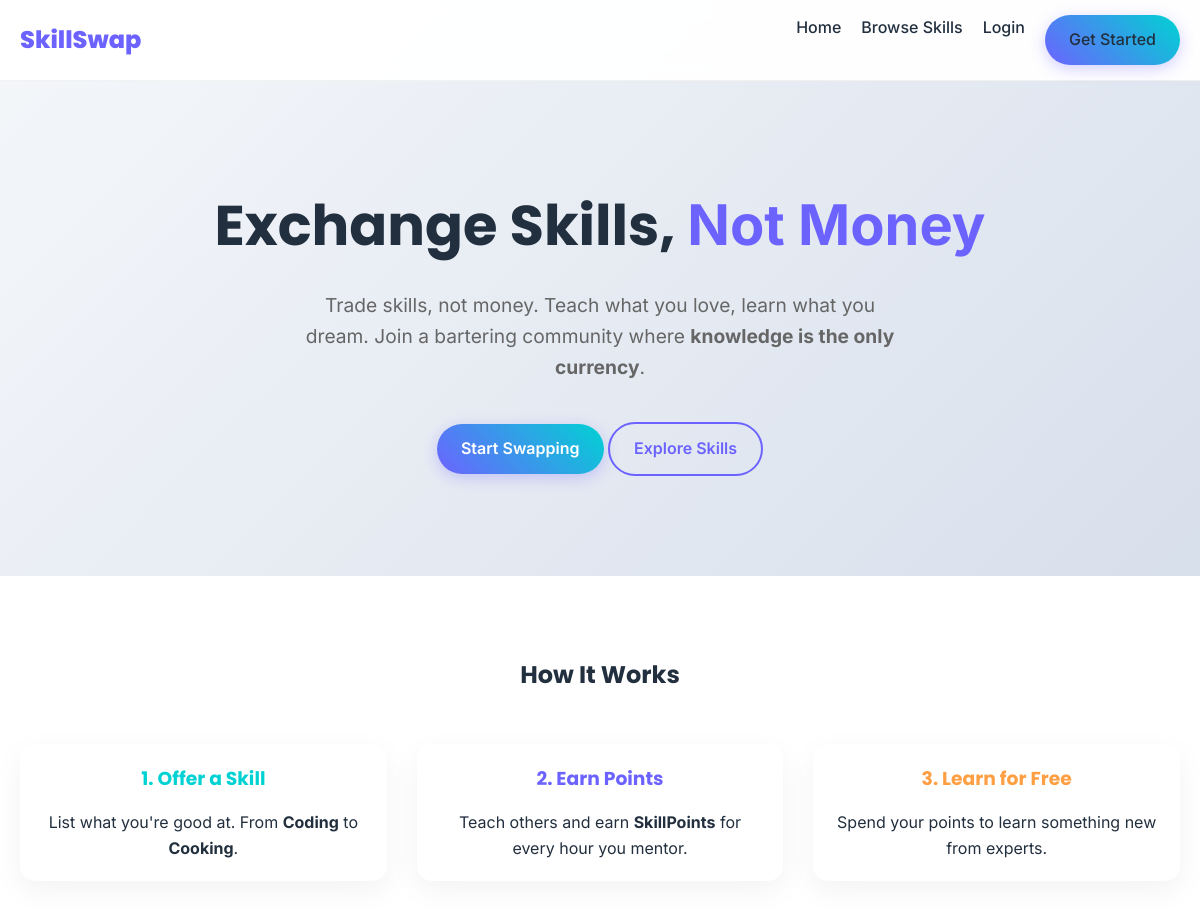
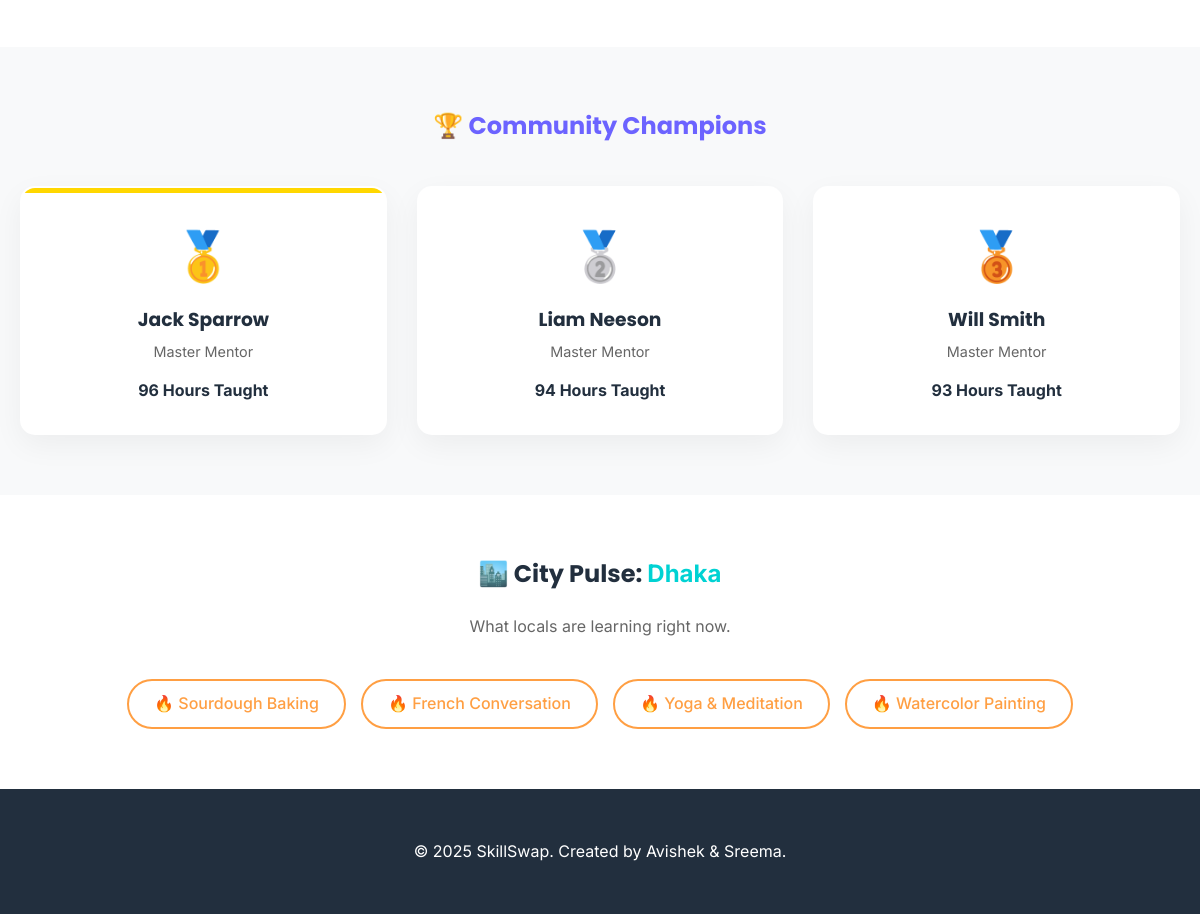
The page / on the database its author committed (2 pictures, top to bottom).
### tables this page shows
CREATE TABLE `teacher` (
    `teacher_id` INT PRIMARY KEY,
    `total_hours_taught` INT DEFAULT 0,
    `average_rating` DECIMAL(3,2),

    FOREIGN KEY (`teacher_id`) REFERENCES `user`(`user_id`)
        ON DELETE CASCADE
);

CREATE TABLE `user` (
    `user_id` INT AUTO_INCREMENT PRIMARY KEY,
    
    `first_name` VARCHAR(50),
    `last_name` VARCHAR(50),
    `email` VARCHAR(120) UNIQUE NOT NULL,
    `password` VARCHAR(100) NOT NULL,
    `role` ENUM('admin','user') DEFAULT 'user',
    `preferred_language` VARCHAR(50),
    `city` VARCHAR(80),
    `country` VARCHAR(80),

    `skillpoints` INT DEFAULT 0,
    
     
    `warning_count` INT DEFAULT 0,
    `is_suspended` BOOLEAN DEFAULT FALSE,
    
     
    `profile_picture` VARCHAR(255) DEFAULT 'default.png'
);

### index.php (the view, shortened to what this page needs)
<?php
include 'includes/db.php';
$top_teachers = $conn->query("
    SELECT u.first_name, u.last_name, t.total_hours_taught
    FROM teacher t
    JOIN user u ON t.teacher_id = u.user_id
    ORDER BY t.total_hours_taught DESC
    LIMIT 3
");
$city_name = "Dhaka";
$trending_skills = $conn->query("
    SELECT s.title, COUNT(ss.session_no) as popularity
    FROM session ss
    JOIN teacher t ON ss.teacher_id = t.teacher_id
    JOIN user u ON t.teacher_id = u.user_id
    JOIN skill s ON ss.skill_id = s.skill_id
    WHERE u.city = '$city_name'
    GROUP BY s.title
    ORDER BY popularity DESC
    LIMIT 5
");
?>
<!DOCTYPE html>
<html lang="en">
<head>
    <link rel="stylesheet" href="css/style.css">
</head>
<body>
<header>
    <div class="container">
        <nav>
            <a href="index.php" class="logo">SkillSwap</a>
            <div class="nav-links">
                <a href="index.php">Home</a>
                <a href="skills.php">Browse Skills</a>
                <?php if(isset($_SESSION['user_id'])): ?>
                    <a href="dashboard.php">Dashboard</a>
                    <a href="logout.php" class="btn btn-outline">Logout</a>
                <?php else: ?>
                    <a href="login.php">Login</a>
                    <a href="register.php" class="btn btn-primary">Get Started</a>
                <?php endif; ?>
            </div>
        </nav>
    </div>
</header>
<section class="hero" style="padding: 100px 0; text-align: center;">
    <div class="container">
        <h1 style="font-size: 3.5rem; margin-bottom: 20px;">Exchange Skills, <span style="color: var(--primary);">Not Money</span></h1>
        <p style="font-size: 1.2rem; color: #666; max-width: 600px; margin: 0 auto 40px;">
            Trade skills, not money. Teach what you love, learn what you dream.
            Join a bartering community where <strong>knowledge is the only currency</strong>.
        </p>
        <div class="cta-buttons">
            <a href="register.php" class="btn btn-primary">Start Swapping</a>
            <a href="skills.php" class="btn btn-outline">Explore Skills</a>
        </div>
    </div>
</section>
<section class="features" style="padding: 80px 0; background: white;">
    <div class="container">
        <h2 style="text-align: center; margin-bottom: 50px;">How It Works</h2>
        <div class="grid-3">
            <div class="card" style="text-align: center;">
                <h3 style="color: var(--secondary);">1. Offer a Skill</h3>
                <p>List what you're good at. From <strong>Coding</strong> to <strong>Cooking</strong>.</p>
            </div>
            <div class="card" style="text-align: center;">
                <h3 style="color: var(--primary);">2. Earn Points</h3>
                <p>Teach others and earn <strong>SkillPoints</strong> for every hour you mentor.</p>
            </div>
            <div class="card" style="text-align: center;">
                <h3 style="color: var(--accent);">3. Learn for Free</h3>
                <p>Spend your points to learn something new from experts.</p>
            </div>
        </div>
    </div>
</section>
<section class="leaderboard" style="padding: 60px 0; background: #f8f9fa;">
    <div class="container">
        <h2 style="text-align: center; margin-bottom: 40px; color: var(--primary);">🏆 Community Champions</h2>
        <div class="grid-3">
            <?php
            $rank = 1;
            while($teacher = $top_teachers->fetch_assoc()):
                $medal = "";
                if($rank == 1) $medal = "🥇";
                if($rank == 2) $medal = "🥈";
                if($rank == 3) $medal = "🥉";
            ?>
            <div class="card" style="text-align: center; padding: 30px; border: 2px solid transparent; transition: 0.3s; position: relative; overflow: hidden;">
                <?php if($rank==1): ?>
                    <div style="position: absolute; top:0; left:0; width: 100%; height: 5px; background: gold;"></div>
                <?php endif; ?>
                <div style="font-size: 3rem; margin-bottom: 10px;"><?php echo $medal; ?></div>
                <h3 style="margin-bottom: 5px;"><?php echo $teacher['first_name'] . ' ' . $teacher['last_name']; ?></h3>
                <p style="color: #666; font-size: 0.9rem;">Master Mentor</p>
                <div style="margin-top: 15px; font-weight: bold; color: var(--dark);">
                    <?php echo $teacher['total_hours_taught']; ?> Hours Taught
                </div>
            </div>
            <?php $rank++; endwhile; ?>
        </div>
    </div>
</section>
<section class="city-pulse" style="padding: 60px 0; background: white;">
    <div class="container" style="text-align: center;">
        <h2 style="margin-bottom: 20px;">🏙️ City Pulse: <span style="color: var(--secondary);"><?php echo htmlspecialchars($city_name); ?></span></h2>
        <p style="margin-bottom: 40px; color: #666;">What locals are learning right now.</p>
        <div style="display: flex; flex-wrap: wrap; justify-content: center; gap: 15px;">
            <?php if($trending_skills->num_rows > 0): ?>
                <?php while($skill = $trending_skills->fetch_assoc()): ?>
                    <a href="skills.php?search=<?php echo urlencode($skill['title']); ?>"
                       style="display: inline-block; padding: 10px 25px; background: white; border: 2px solid var(--accent); color: var(--accent); border-radius: 50px; text-decoration: none; font-weight: 500; transition: 0.2s;">
                       🔥 <?php echo $skill['title']; ?>
                    </a>
                <?php endwhile; ?>
            <?php else: ?>
                <p>No trends yet in this city. <a href="skills.php">Be the first!</a></p>
            <?php endif; ?>
        </div>
    </div>
</section>
<footer style="background: var(--dark); color: white; padding: 50px 0; margin-top: auto;">
    <div class="container" style="text-align: center;">
        <p>&copy; 2025 SkillSwap. Created by Avishek & Sreema.</p>
    </div>
</footer>
</body>
</html>

### css/style.css (style rules this page uses)
:root { --primary: #6C63FF; --primary-dark: #5a52d5; --secondary: #00D2D3; --accent: #FF9F43; --danger: #FF6B6B; --success: #1dd1a1; --dark: #222f3e; --light: #f8f9fa; --glass: rgba(255, 255, 255, 0.95); --glass-border: rgba(255, 255, 255, 0.2); --font-heading: 'Poppins', sans-serif; --font-body: 'Inter', sans-serif; }
* { margin: 0; padding: 0; box-sizing: border-box; font-family: var(--font-body); }
body { background: linear-gradient(135deg, #f5f7fa 0%, #c3cfe2 100%); color: var(--dark); line-height: 1.6; min-height: 100vh; }
h1, h2, h3, h4, h5, h6 { font-family: var(--font-heading); color: var(--dark); margin-bottom: 1rem; }
a { text-decoration: none; color: var(--primary); transition: all 0.3s ease; }
.container { max-width: 1200px; margin: 0 auto; padding: 0 20px; }
.btn { display: inline-block; padding: 12px 24px; border-radius: 50px; font-weight: 600; cursor: pointer; border: none; transition: transform 0.2s, box-shadow 0.2s; }
.btn-primary { background: linear-gradient(45deg, var(--primary), var(--secondary)); color: white; box-shadow: 0 4px 15px rgba(108, 99, 255, 0.3); }
.btn-outline { background: transparent; border: 2px solid var(--primary); color: var(--primary); }
.card { background: white; border-radius: 15px; padding: 20px; box-shadow: 0 10px 30px rgba(0,0,0,0.05); transition: transform 0.3s; }
header { background: var(--glass); backdrop-filter: blur(10px); position: sticky; top: 0; z-index: 1000; border-bottom: 1px solid rgba(0,0,0,0.05); padding: 15px 0; }
nav { display: flex; justify-content: space-between; align-items: center; }
.logo { font-size: 1.5rem; font-weight: 800; color: var(--primary); font-family: var(--font-heading); }
.nav-links { display: flex; gap: 20px; }
.nav-links a { color: var(--dark); font-weight: 500; }
.grid-3 { display: grid; grid-template-columns: repeat(3, 1fr); gap: 30px; }

### rows shown on the page
teacher: medal "🥇", teacher_id.first_name "Jack", teacher_id.last_name "Sparrow", total_hours_taught "96"
teacher: medal "🥈", teacher_id.first_name "Liam", teacher_id.last_name "Neeson", total_hours_taught "94"
teacher: medal "🥉", teacher_id.first_name "Will", teacher_id.last_name "Smith", total_hours_taught "93"

### other values the page prints
$city_name "Dhaka"
$skill['title'] "Sourdough Baking"
$skill['title'] "French Conversation"
$skill['title'] "Yoga & Meditation"
$skill['title'] "Watercolor Painting"
